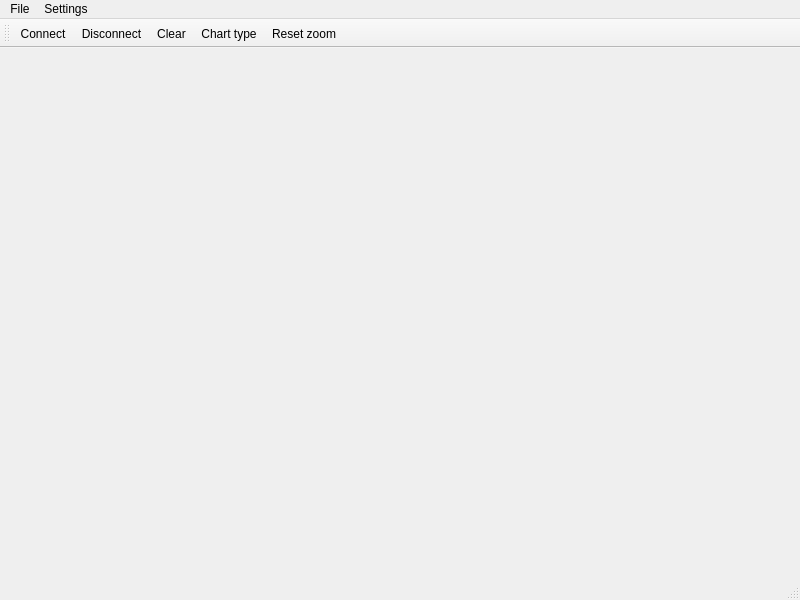
<?xml version="1.0" encoding="UTF-8"?>
<ui version="4.0">
 <class>MainWindow</class>
 <widget class="QMainWindow" name="MainWindow">
  <property name="geometry">
   <rect>
    <x>0</x>
    <y>0</y>
    <width>800</width>
    <height>600</height>
   </rect>
  </property>
  <property name="minimumSize">
   <size>
    <width>320</width>
    <height>240</height>
   </size>
  </property>
  <property name="windowTitle">
   <string>qUART</string>
  </property>
  <widget class="QWidget" name="centralWidget">
   <layout class="QVBoxLayout" name="verticalLayout"/>
  </widget>
  <widget class="QMenuBar" name="menuBar">
   <property name="geometry">
    <rect>
     <x>0</x>
     <y>0</y>
     <width>800</width>
     <height>23</height>
    </rect>
   </property>
   <widget class="QMenu" name="menuFile">
    <property name="title">
     <string>File</string>
    </property>
    <addaction name="actionSaveData"/>
    <addaction name="actionOpenData"/>
    <addaction name="actionSaveImage"/>
   </widget>
   <widget class="QMenu" name="menuSettings">
    <property name="title">
     <string>Settings</string>
    </property>
    <addaction name="actionPortSettings"/>
    <addaction name="actionDataSettings"/>
    <addaction name="separator"/>
   </widget>
   <addaction name="menuFile"/>
   <addaction name="menuSettings"/>
  </widget>
  <widget class="QStatusBar" name="statusBar"/>
  <widget class="QToolBar" name="toolBar">
   <property name="windowTitle">
    <string>toolBar</string>
   </property>
   <attribute name="toolBarArea">
    <enum>TopToolBarArea</enum>
   </attribute>
   <attribute name="toolBarBreak">
    <bool>false</bool>
   </attribute>
   <addaction name="actionConnect"/>
   <addaction name="actionDisconnect"/>
   <addaction name="actionClear"/>
   <addaction name="actionChartType"/>
   <addaction name="actionResetZoom"/>
  </widget>
  <action name="actionConnect">
   <property name="text">
    <string>Connect</string>
   </property>
   <property name="toolTip">
    <string>Connect to serial port</string>
   </property>
  </action>
  <action name="actionDisconnect">
   <property name="text">
    <string>Disconnect</string>
   </property>
   <property name="toolTip">
    <string>Disconnect from the serial port</string>
   </property>
  </action>
  <action name="actionPortSettings">
   <property name="text">
    <string>Port</string>
   </property>
   <property name="toolTip">
    <string>Serial port configuration</string>
   </property>
  </action>
  <action name="actionClear">
   <property name="text">
    <string>Clear</string>
   </property>
   <property name="toolTip">
    <string>Clear the chart</string>
   </property>
  </action>
  <action name="actionSaveImage">
   <property name="text">
    <string>Save image</string>
   </property>
   <property name="toolTip">
    <string>Save the chart as an image</string>
   </property>
  </action>
  <action name="actionSaveData">
   <property name="text">
    <string>Save data</string>
   </property>
   <property name="toolTip">
    <string>Save data from the chart</string>
   </property>
  </action>
  <action name="actionOpenData">
   <property name="text">
    <string>Open data</string>
   </property>
   <property name="toolTip">
    <string>Load data to the chart</string>
   </property>
  </action>
  <action name="actionDataSettings">
   <property name="text">
    <string>Data</string>
   </property>
   <property name="toolTip">
    <string>Data format configuration</string>
   </property>
  </action>
  <action name="actionChartType">
   <property name="text">
    <string>Chart type</string>
   </property>
   <property name="toolTip">
    <string>Change the chart type</string>
   </property>
  </action>
  <action name="actionResetZoom">
   <property name="text">
    <string>Reset zoom</string>
   </property>
   <property name="toolTip">
    <string>Reset chart zoom</string>
   </property>
  </action>
 </widget>
 <resources/>
 <connections/>
</ui>
